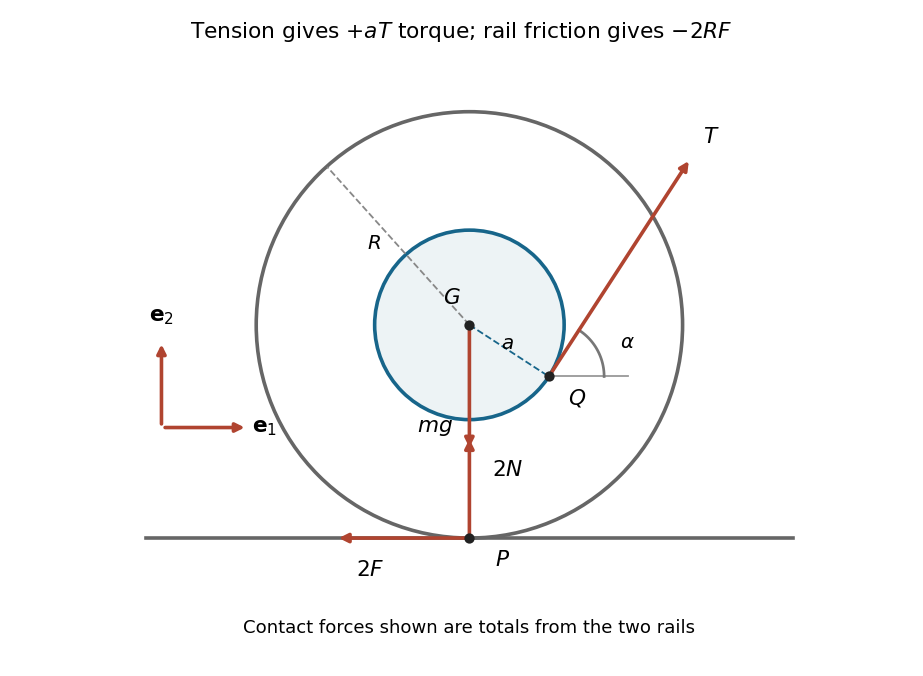

Here is the Python script that generated this plot:
"""Original Q6 side view; writes its PNG into the current directory.

Python 3.14.4; NumPy 2.3.5; Matplotlib 3.10.7 (root pyproject.toml).
"""

from pathlib import Path

import matplotlib

matplotlib.use("Agg")
import matplotlib.pyplot as plt
from matplotlib.patches import Circle
import numpy as np


def arrow(ax, start, end, label, label_position):
    ax.annotate("", xy=end, xytext=start,
                arrowprops={"arrowstyle": "-|>", "color": "#b04430", "lw": 2})
    ax.text(*label_position, label, fontsize=12, ha="center", va="center")


def main():
    fig, ax = plt.subplots(figsize=(7.1, 5.2), facecolor="white")
    radius, inner, alpha = 1.35, 0.6, np.deg2rad(57)
    ax.add_patch(Circle((0, 0), radius, fill=False, ec="#666666", lw=2))
    ax.add_patch(Circle((0, 0), inner, fc="#edf3f5", ec="#17658a", lw=2))
    ax.plot([-2.05, 2.05], [-radius, -radius], color="#666666", lw=2)
    ax.scatter([0, 0], [0, -radius], color="#222222", s=22, zorder=5)
    q = inner * np.array([np.sin(alpha), -np.cos(alpha)])
    end = q + 1.65 * np.array([np.cos(alpha), np.sin(alpha)])
    arrow(ax, q, end, "$T$", end + (0.13, 0.13))
    ax.scatter(*q, s=22, color="#222222", zorder=5)
    ax.text(*(q + (0.12, -0.18)), "$Q$", fontsize=12)
    ax.plot([0, q[0]], [0, q[1]], color="#17658a", ls="--", lw=1)
    ax.text(0.2, -0.15, "$a$", fontsize=11)
    ax.plot([0, -0.9], [0, 1.0], color="#888888", ls="--", lw=1)
    ax.text(-0.65, 0.48, "$R$", fontsize=11)
    arrow(ax, (0, 0), (0, -0.8), "$mg$", (-0.22, -0.65))
    arrow(ax, (0, -radius), (0, -radius + 0.65), "$2N$", (0.24, -0.92))
    arrow(ax, (0, -radius), (-0.85, -radius), "$2F$", (-0.63, -radius - 0.2))
    ax.text(-0.17, 0.13, "$G$", fontsize=12)
    ax.text(0.16, -radius - 0.18, "$P$", fontsize=12)
    ax.plot([q[0], q[0] + 0.5], [q[1], q[1]], color="#999999", lw=1)
    arc = np.linspace(0, alpha, 50)
    ax.plot(q[0] + 0.35 * np.cos(arc), q[1] + 0.35 * np.sin(arc), color="#777777")
    ax.text(q[0] + 0.45, q[1] + 0.18, r"$\alpha$", fontsize=11)
    arrow(ax, (-1.95, -0.65), (-1.4, -0.65), r"$\mathbf{e}_1$", (-1.3, -0.65))
    arrow(ax, (-1.95, -0.65), (-1.95, -0.1), r"$\mathbf{e}_2$", (-1.95, 0.05))
    ax.text(0, -1.95, "Contact forces shown are totals from the two rails", ha="center", fontsize=10)
    ax.set_title("Tension gives $+aT$ torque; rail friction gives $-2RF$")
    ax.set(xlim=(-2.2, 2.1), ylim=(-2.1, 1.75))
    ax.set_aspect("equal")
    ax.axis("off")
    fig.tight_layout()
    fig.savefig(Path(__file__).stem + ".png", dpi=130, facecolor="white")
    plt.close(fig)


if __name__ == "__main__":
    main()
